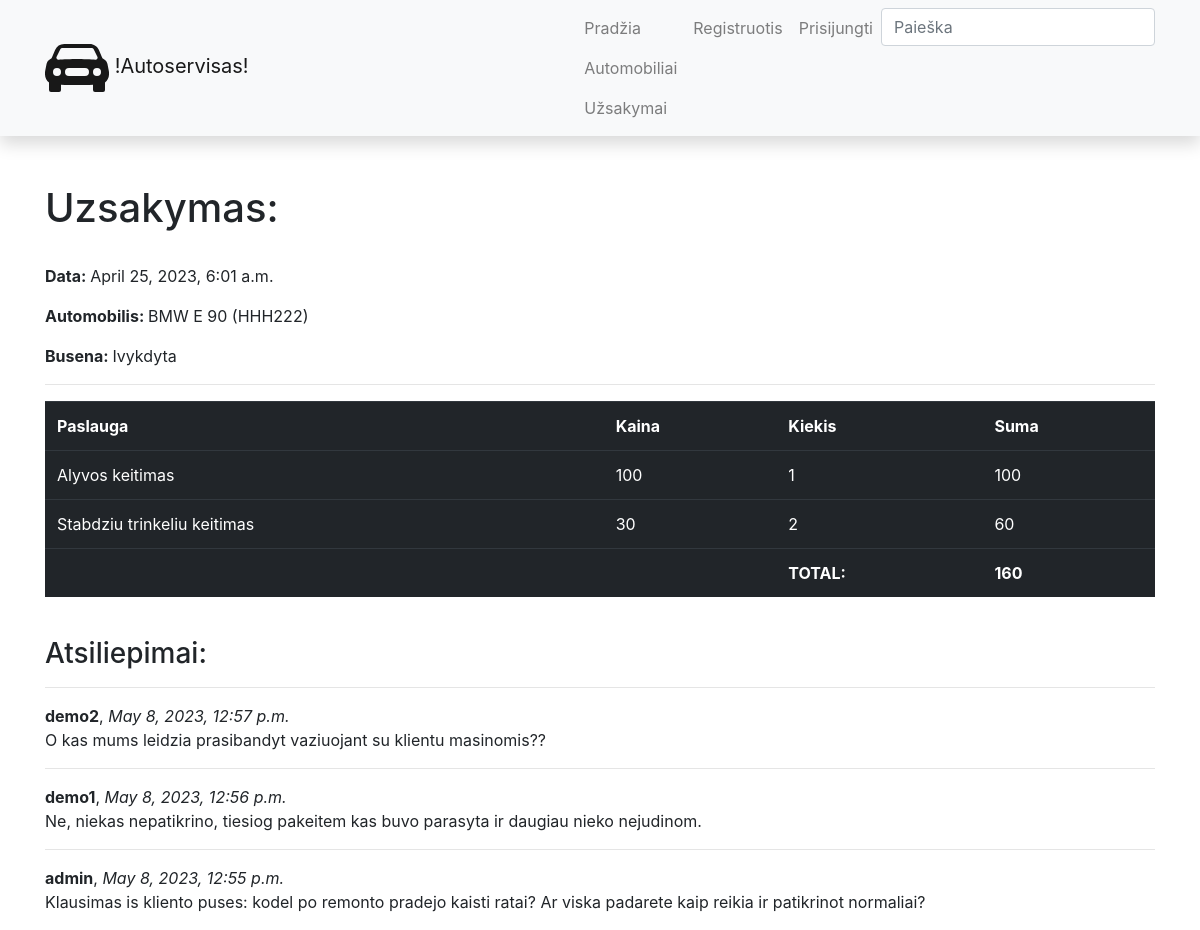
The page /autoservisas/orders/1 on the database as committed earlier.
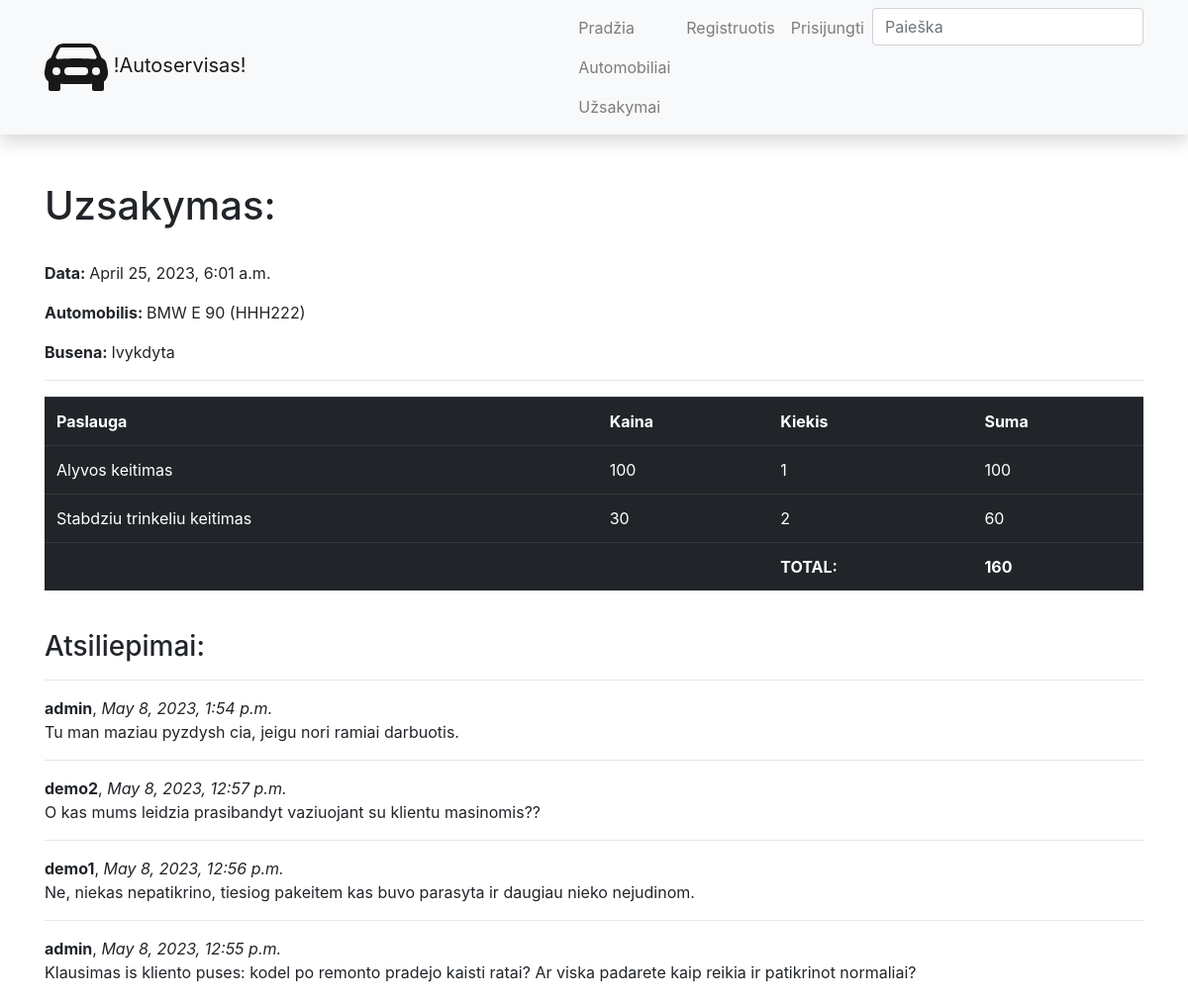
The same page on the database as committed later.
### autoservisas/models.py (models this page shows, shortened)
class Uzsakymas(models.Model):
    data = models.DateTimeField(verbose_name='Data ir laikas', auto_now_add=True)
    automobilis = models.ForeignKey(to='Automobilis', verbose_name='Automobilis', on_delete=models.SET_NULL, null=True)
    klientas = models.ForeignKey(to=User, on_delete=models.SET_NULL, null=True, blank=True)
    grazinimo_data = models.DateField(verbose_name='Bus atlikta', null=True, blank=True)
    def total(self):
        total_suma = 0
        for line in self.lines.all():
            total_suma += line.suma()
        return total_suma
    LOAN_STATUS = (
        ('p', 'Patvirtinta'),
        ('v', 'Vykdoma'),
        ('a', 'Atsaukta'),
        ('t', 'Tvirtinama'),
        ('i', 'Ivykdyta'),
    )
    status = models.CharField(verbose_name="Busena", max_length=1, choices=LOAN_STATUS, blank=True, default='t')
    class Meta:
        verbose_name = "Uzsakymas"
        verbose_name_plural = "Uzsakymai"

class Automobilis(models.Model):
    valstybinis_nr = models.CharField(verbose_name='Valstybinis numeris', max_length=6)
    vin = models.CharField(verbose_name='VIN kodas', max_length=17)
    kliento_vardas = models.CharField(verbose_name='Savininkas', max_length=50)
    automobilio_modelis = models.ForeignKey(to='AutomobilioModelis', verbose_name='Automobilio modelis', on_delete=models.SET_NULL, null=True)
    photo = models.ImageField(verbose_name="Nuotrauka", upload_to='vehicles', null=True, blank=True) #arba tik blank=True
    description = HTMLField(verbose_name='Aprasymas', max_length=2000, default='')
    def __str__(self):
        return f'{self.automobilio_modelis} ({self.valstybinis_nr})'
    class Meta:
        verbose_name = "Automobilis"
        verbose_name_plural = "Automobiliai"

class AutomobilioModelis(models.Model):
    marke = models.CharField(verbose_name='Gamintojas', max_length=50)
    modelis = models.CharField(verbose_name='Modelis', max_length=50)
    def __str__(self):
        return f'{self.marke} {self.modelis}'
    class Meta:
        verbose_name = "Automobilio modelis"
        verbose_name_plural = "Automobilio modeliai"

class UzsakymoEilute(models.Model):
    uzsakymas = models.ForeignKey(to='Uzsakymas', on_delete=models.CASCADE, related_name='lines')
    paslauga = models.ForeignKey(to='Paslauga', verbose_name='Paslauga', on_delete=models.SET_NULL, null=True)
    kiekis = models.IntegerField(verbose_name='Kiekis')
    def suma(self):
        return self.paslauga.kaina * self.kiekis
    class Meta:
        verbose_name = "Uzsakymo eilute"
        verbose_name_plural = "Uzsakymo eilutes"

class Paslauga(models.Model):
    pavadinimas = models.CharField(verbose_name='Pavadinimas', max_length=50)
    kaina = models.IntegerField(verbose_name='Kaina')
    def __str__(self):
        return self.pavadinimas
    class Meta:
        verbose_name = "Paslauga"
        verbose_name_plural = "Paslaugos"

class OrderReview(models.Model):
    uzsakymas = models.ForeignKey(to='Uzsakymas', verbose_name='Uzsakymas', on_delete=models.SET_NULL, null=True, blank=True, related_name='reviews')
    komentatorius = models.ForeignKey(to=User, on_delete=models.SET_NULL, null=True, blank=True)
    sukurimo_data = models.DateTimeField(verbose_name='Data', auto_now_add=True)
    komentaras = models.TextField(verbose_name='Atsiliepimas', max_length=3000)
    class Meta:
        verbose_name = 'Atsiliepimas'
        verbose_name_plural = 'Atsiliepimai'
        ordering = ['-sukurimo_data']

### autoservisas/views.py (the view, shortened to what this page needs)
# urls.py: path('orders/<int:pk>', views.OrderDetailView.as_view(), name='order'),
class OrderDetailView(FormMixin, generic.DetailView):
    model = Uzsakymas
    template_name = 'order.html'
    context_object_name = 'order'
    form_class = OrderReviewForm

### autoservisas/forms.py
class OrderReviewForm(forms.ModelForm):
    class Meta:
        model = OrderReview
        fields = ['komentaras']

### autoservisas/templates/order.html (shortened to what this page needs)
{% extends 'base.html'%}
{% block content %}
<h1>Uzsakymas:</h1>
<br>
<p><strong>Data: </strong>{{ order.data }}</p>
<p><strong>Automobilis: </strong>{{ order.automobilis }}</p>
<p><strong>Busena: </strong>{{ order.get_status_display }}</p>
<hr>
<table class="table table-dark table-hover">
    <tr>
        <th>Paslauga</th>
        <th>Kaina</th>
        <th>Kiekis</th>
        <th>Suma</th>
    </tr>
{% for line in order.lines.all %}
    <tr>
        <td>{{ line.paslauga }}</td>
        <td>{{ line.paslauga.kaina }}</td>
        <td>{{ line.kiekis }}</td>
        <td>{{ line.suma }}</td>
    </tr>
{% endfor %}
    <tr>
        <td></td>
        <td></td>
        <td><strong>TOTAL:</strong></td>
        <td><strong>{{ order.total }}</strong></td>
    </tr>
</table>
<br>
<h3>Atsiliepimai:</h3>
{% if order.reviews.all %}
{% for review in order.reviews.all %}
<hr>
<strong>{{ review.komentatorius }}</strong>, <em>{{ review.sukurimo_data }}</em>
<p>{{ review.komentaras }}</p>
{% endfor %}
{% else %}
<p>Siame uzsakyme nera jokiu atsiliepimu.</p>
{% endif %}
{% endblock %}

### autoservisas/templates/base.html (shortened to what this page needs)
<!DOCTYPE html>
<html lang="en">
<head>
    <link rel="stylesheet" href="https://stackpath.bootstrapcdn.com/bootstrap/4.1.3/css/bootstrap.min.css"
>
    <link rel="stylesheet" href="https://cdnjs.cloudflare.com/ajax/libs/font-awesome/4.7.0/css/font-awesome.min.css">
    {% load static %}
</head>
<body>
{% load i18n %}
<nav class="navbar navbar-expand-lg navbar-light bg-light static-top mb-5 shadow">
    <div class="container">
        <a class="navbar-brand" href="#">
            !Autoservisas!</a>
        <div class="collapse navbar-collapse" id="navbarResponsive">
            <ul class="navbar-nav ml-auto">
                <li class="nav-item">
                    <a class="nav-link" href="{% url 'index' %}">Pradžia</a>
                    <a class="nav-link" href="{% url 'vehicles' %}">Automobiliai</a>
                    <a class="nav-link" href="{% url 'orders' %}">Užsakymai</a>
                </li>
                {% if user.is_authenticated %}
                <li class="nav-item"><a class="nav-link" href="{% url 'profile' %}">
                    <svg class="bi bi-person" width="1.5em" height="1.5em" viewBox="0 0 16 16" fill="currentColor" xmlns="http://www.w3.org/2000/svg">
                        <path fill-rule="evenodd"
                              d="M13 14s1 0 1-1-1-4-6-4-6 3-6 4 1 1 1 1h10zm-9.995-.944v-.002.002zM3.022 13h9.956a.274.274 0 00.014-.002l.008-.002c-.001-.246-.154-.986-.832-1.664C11.516 10.68 10.289 10 8 10c-2.29 0-3.516.68-4.168 1.332-.678.678-.83 1.418-.832 1.664a1.05 1.05 0 00.022.004zm9.974.056v-.002.002zM8 7a2 2 0 100-4 2 2 0 000 4zm3-2a3 3 0 11-6 0 3 3 0 016 0z"
                              clip-rule="evenodd"/>
                    </svg>
                    {{ user.get_username }}</a></li>
                <li class="nav-item"><a class="nav-link" href="{% url 'my_orders'%}">Mano uzsakymai</a></li>
                <li class="nav-item"><a class="nav-link" href="{% url 'logout'%}">Atsijungti</a></li>
                {% else %}
                <li class="nav-item"><a class="nav-link" href="{% url 'register'%}">Registruotis</a></li>
                <li class="nav-item"><a class="nav-link" href="{% url 'login'%}">Prisijungti</a></li>
                {% endif %}
                <li>
                <form action="{% url 'search' %}" method="get" class="form-inline my-2 my-md-0">
                <input name="query" class="form-control" type="text" placeholder="Paieška">
                </form>
                </li>
            </ul>
        </div>
    </div>
</nav>
<div class="container">
    {% block content %}{% endblock %}
</div>
</body>
</html>

Rows that differ between the two databases and show on the page:
added OrderReview: komentatorius "admin", sukurimo_data "May 8, 2023, 1:54 p.m.", komentaras "Tu man maziau pyzdysh cia, jeigu nori ramiai darbuotis."
